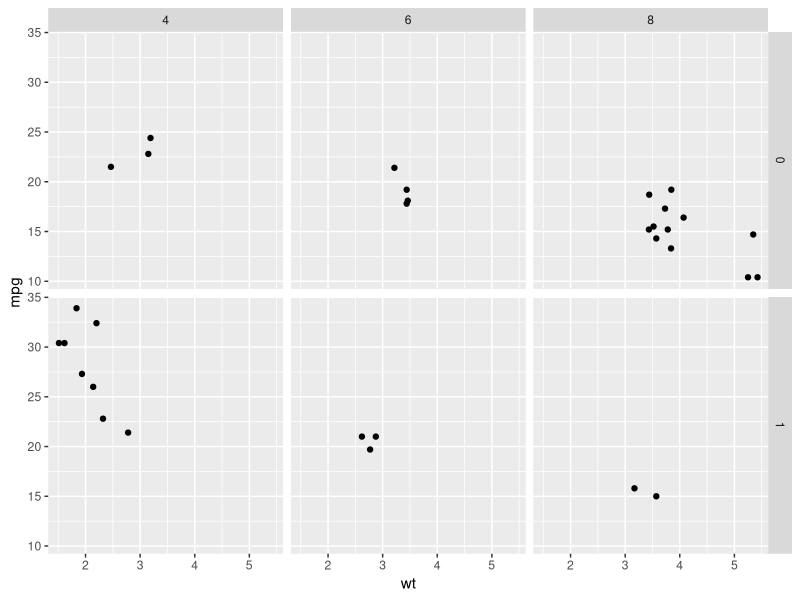
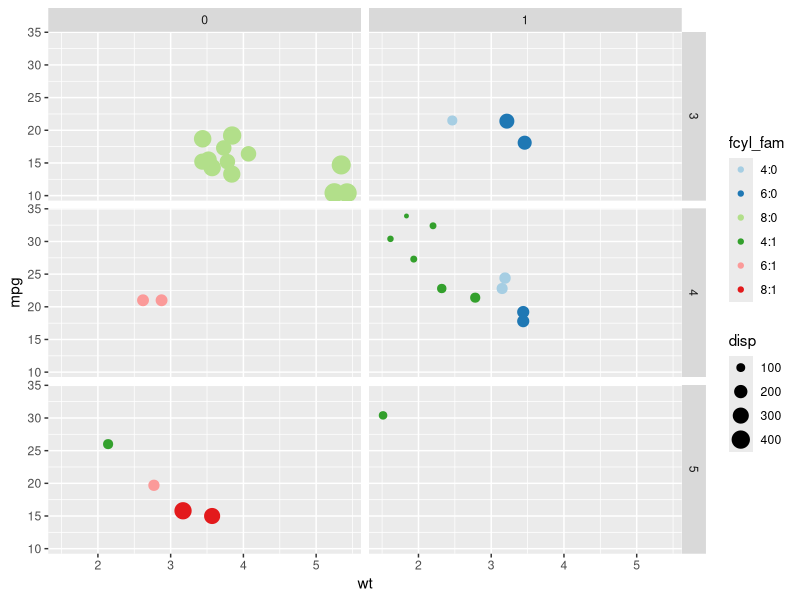
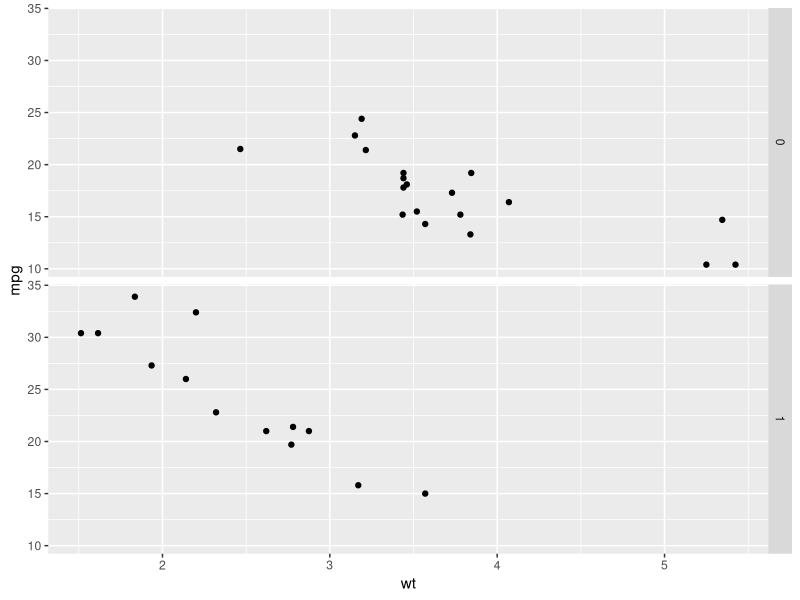
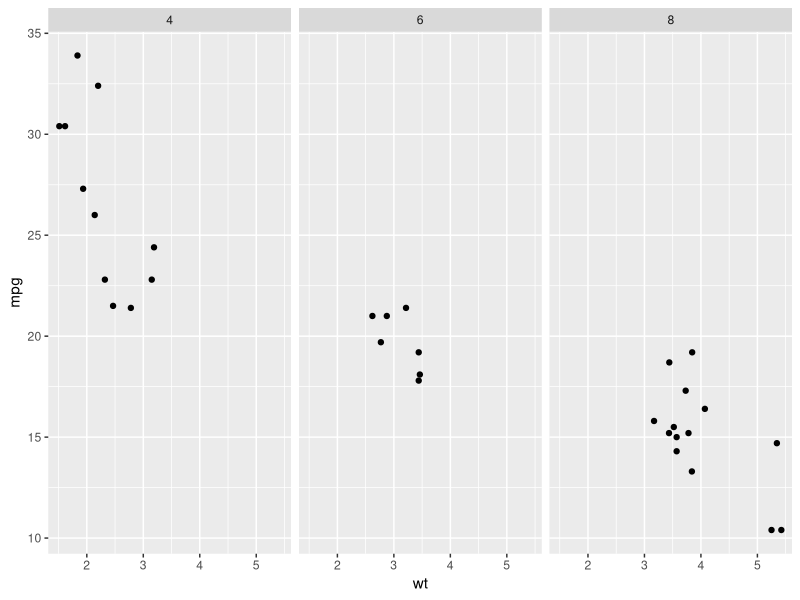
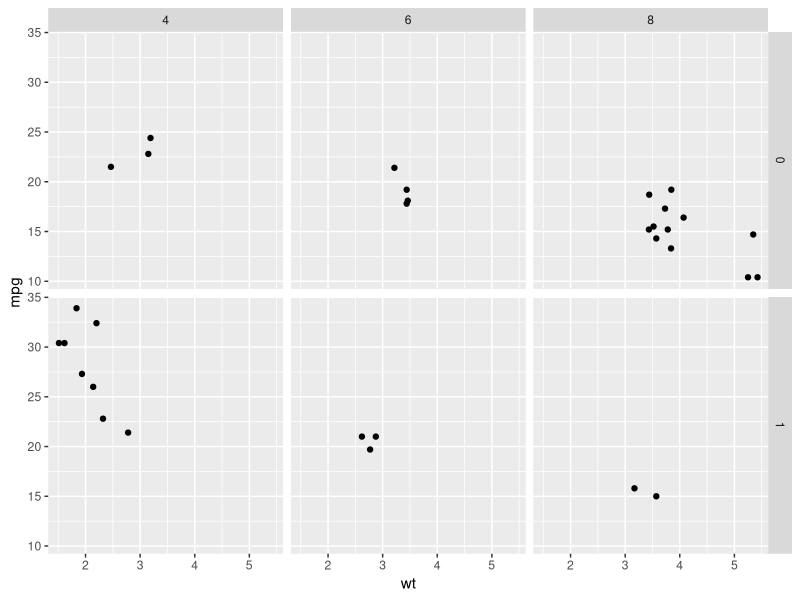
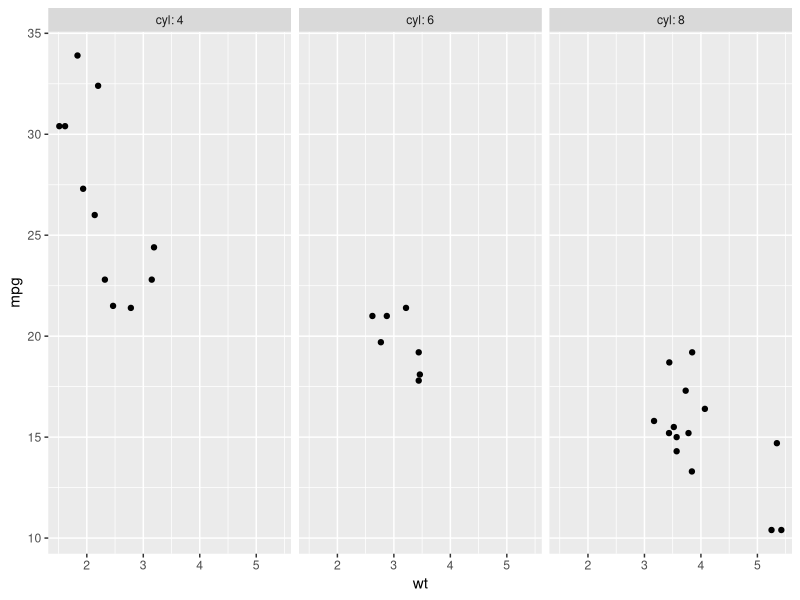
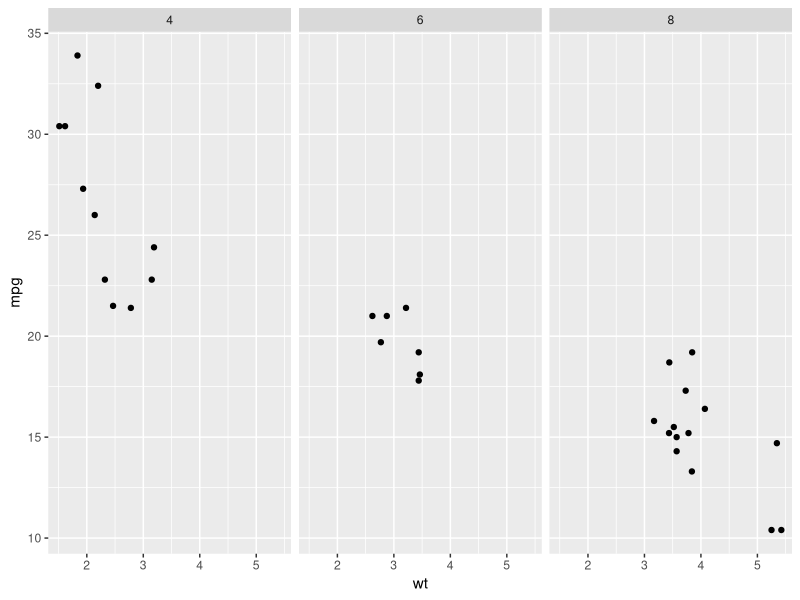
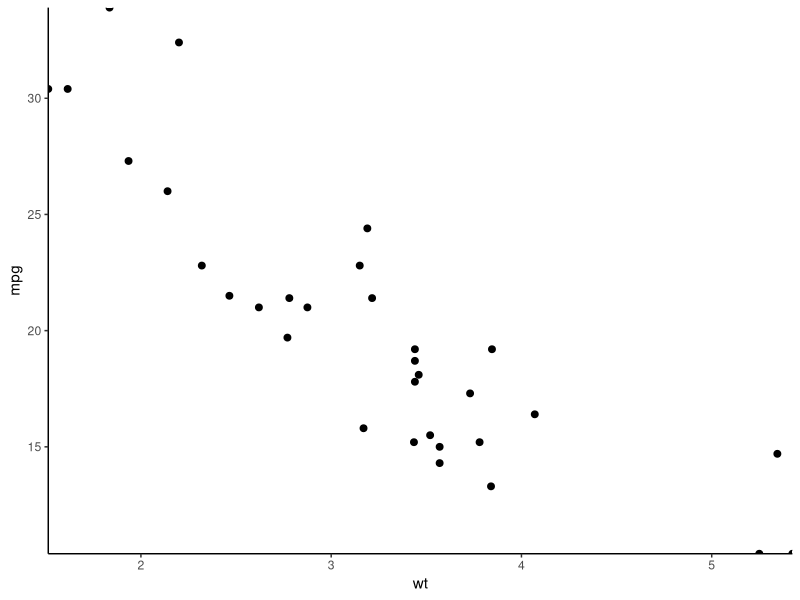

The R source for these figures, in order:
## ---- chunk 1
library(ggplot2)
library(dplyr)
## [, 1]	mpg	Miles/(US) gallon
## [, 2]	cyl	Number of cylinders
## [, 3]	disp	Displacement (cu.in.)
## [, 4]	hp	Gross horsepower
## [, 5]	drat	Rear axle ratio
## [, 6]	wt	Weight (1000 lbs)
## [, 7]	qsec	1/4 mile time
## [, 8]	vs	Engine (0 = V-shaped, 1 = straight)
## [, 9]	am	Transmission (0 = automatic, 1 = manual)
## [,10]	gear	Number of forward gears
## [,11]	carb	Number of carburetors
head(mtcars)
## ---- chunk 2
ggplot(mtcars, aes(wt, mpg)) + 
  geom_point() +
  # Facet rows by am and columns by cyl
  facet_grid(rows = vars(am),cols = vars(cyl))
## ---- chunk 3
mtcars$fcyl_fam <- interaction(mtcars$cyl,mtcars$am,sep = ":")

# Update the plot
ggplot(mtcars, aes(x = wt, y = mpg, color = fcyl_fam, size = disp)) +
  geom_point() +
  scale_color_brewer(palette = "Paired") +
  # Grid facet on gear and vs
  facet_grid(rows = vars(gear), cols = vars(vs))
## ---- chunk 4
ggplot(mtcars, aes(wt, mpg)) + 
  geom_point() +
  # Facet rows by am using formula notation
  facet_grid(am ~ .)

ggplot(mtcars, aes(wt, mpg)) + 
  geom_point() +
  # Facet columns by cyl using formula notation
  facet_grid(. ~ cyl)

ggplot(mtcars, aes(wt, mpg)) + 
  geom_point() +
  # Facet rows by am and columns by cyl using formula notation
  facet_grid(am ~ cyl)
## ---- chunk 5
# Plot wt by mpg
ggplot(mtcars, aes(wt, mpg)) +
  geom_point() +
  # Displaying both the values and the variables
  facet_grid(cols = vars(cyl), labeller = label_both)

# Plot wt by mpg
ggplot(mtcars, aes(wt, mpg)) +
  geom_point() +
  # Label context
  facet_grid(cols = vars(cyl), labeller = label_context)
## ---- chunk 6
## Expand sets a buffer margin around the plot, so data and axes don't overlap. 
## Setting expand to 0 draws the axes to the limits of the data.
## Clip decides whether plot elements that would lie outside the plot panel 
## are displayed or ignored ("clipped").

ggplot(mtcars, aes(wt, mpg)) +
  geom_point(size = 2) +
  # Add Cartesian coordinates with zero expansion
  coord_cartesian(expand = 0) +
  theme_classic()

ggplot(mtcars, aes(wt, mpg)) +
  geom_point(size = 2) +
  # Turn clipping off
  coord_cartesian(expand = 0, clip = "off") +
  theme_classic() +
  # Remove axis lines
  theme(axis.line = element_blank())
## ---- chunk 7
# Plot fcyl bars, filled by fam
ggplot(mtcars, aes(as.factor(cyl), fill = as.factor(am))) +
  # Place bars side by side
  geom_bar(position = "dodge")

ggplot(mtcars, aes(as.factor(cyl), fill = as.factor(am))) +
  geom_bar(position = "dodge") +
  # Flip the x and y coordinates
  coord_flip()

ggplot(mtcars, aes(as.factor(cyl), fill = as.factor(am))) +
  # Set a dodge width of 0.5 for partially overlapping bars
  geom_bar(position = position_dodge(width = 0.5)) +
  coord_flip()
## ---- chunk 8
# Run the code, view the plot, then update it
ggplot(mtcars, aes(x = 1, fill = as.factor(cyl))) +
  geom_bar()+
  # Add a polar coordinate system
  coord_polar(theta = "y")

ggplot(mtcars, aes(x = 1, fill = as.factor(cyl))) +
  # Reduce the bar width to 0.1
  geom_bar(width = 0.1) +
  coord_polar(theta = "y") +
  # Add a continuous x scale from 0.5 to 1.5
  scale_x_continuous(limits = c(0.5,1.5))
